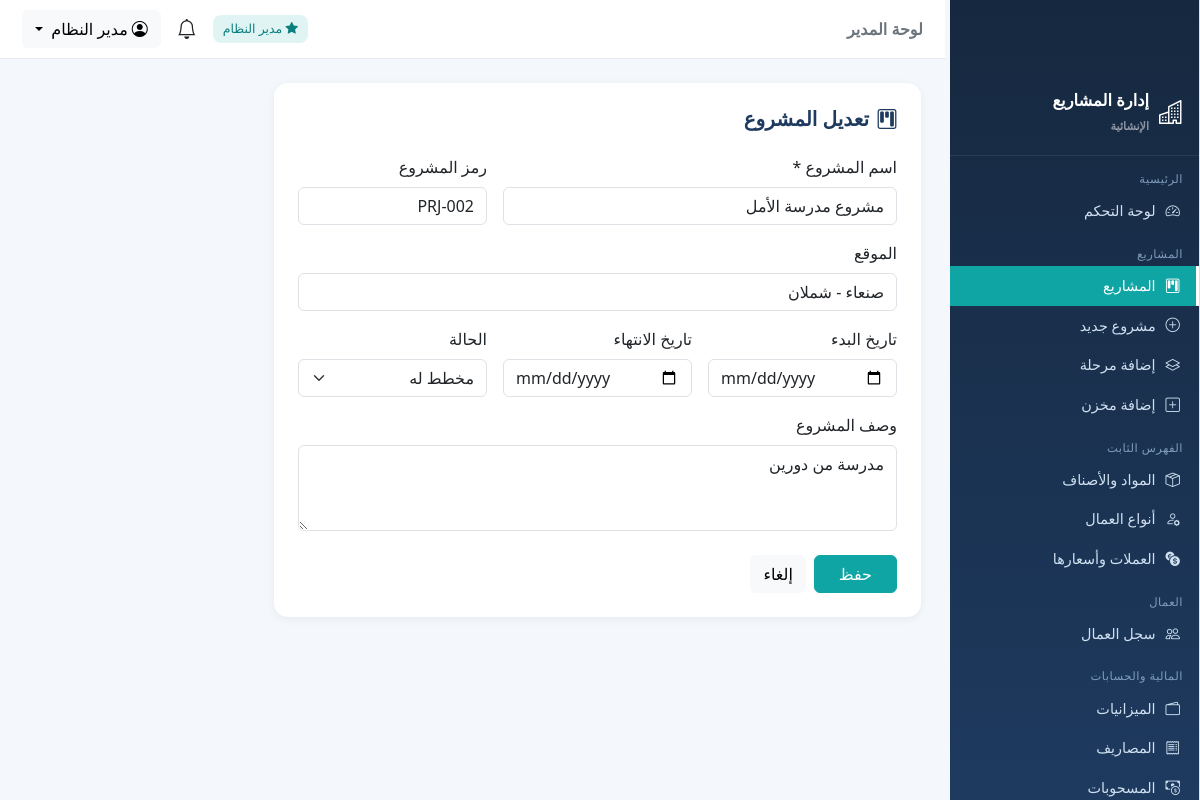
The page /projects/2/edit (signed in) on the database its author committed.
### tables this page shows
CREATE TABLE users (
  id INTEGER PRIMARY KEY AUTOINCREMENT,
  username VARCHAR(100) NOT NULL UNIQUE,
  password_hash VARCHAR(255) NOT NULL,
  full_name VARCHAR(200) NOT NULL,
  role TEXT NOT NULL DEFAULT 'supervisor',
  project_id INT DEFAULT NULL ,
  phone VARCHAR(50) DEFAULT NULL,
  is_active INTEGER DEFAULT 1,
  created_at TIMESTAMP DEFAULT CURRENT_TIMESTAMP,
  CONSTRAINT fk_user_project FOREIGN KEY (project_id) REFERENCES projects(id) ON DELETE SET NULL
);

CREATE TABLE projects (
  id INTEGER PRIMARY KEY AUTOINCREMENT,
  name VARCHAR(200) NOT NULL,
  code VARCHAR(50) DEFAULT NULL,
  location VARCHAR(200) DEFAULT NULL,
  start_date DATE DEFAULT NULL,
  end_date DATE DEFAULT NULL,
  status TEXT DEFAULT 'active',
  description TEXT,
  created_at TIMESTAMP DEFAULT CURRENT_TIMESTAMP
);

### projects.py (the view, shortened to what this page needs)
@projects_bp.route('/projects/<int:pid>/edit', methods=['GET', 'POST'])
@require_roles('admin')
def edit_project(pid):
    item = db_query("SELECT * FROM projects WHERE id=%s", (pid,), one=True)
    if not item:
        flash('المشروع غير موجود', 'warning')
        return redirect(url_for('projects.list_projects'))
    return render_template('projects/form.html', item=item, action=url_for('projects.edit_project', pid=pid))

### app.py (called while the page is built)
@app.context_processor
def inject_globals():
    u = g.get('current_user')
    unread = 0
    if u:
        unread = db.db_query("SELECT COUNT(*) AS c FROM notifications WHERE user_id=%s AND is_read=0",
                             (u['id'],), one=True)['c']
    return {
        'cur_user': u,
        'is_admin': is_admin(),
        'scope_pid': scope_project_id(),
        'unread_count': unread,
        'today': date.today(),
        'money': db.money,
        'cur_name': lambda cid: (db.cur_by_id(cid) or {}).get('name_ar', ''),
        'cur_code': lambda cid: (db.cur_by_id(cid) or {}).get('code', ''),
        'APP_NAME': 'نظام إدارة المشاريع الإنشائية',
    }

### auth.py (called while the page is built)
def current_user():
    uid = session.get('user_id')
    if not uid:
        return None
    return db_query("SELECT * FROM users WHERE id=%s", (uid,), one=True)

@auth_bp.before_app_request
def load_user():
    g.current_user = current_user()

def require_login(fn):
    @wraps(fn)
    def wrapper(*args, **kwargs):
        if not session.get('user_id'):
            return redirect(url_for('auth.login', next=request.path))
        return fn(*args, **kwargs)
    return wrapper

def require_roles(*roles):
    def deco(fn):
        @wraps(fn)
        @require_login
        def wrapper(*args, **kwargs):
            u = g.get('current_user')
            if not u or u['role'] not in roles:
                flash('ليست لديك صلاحية الوصول إلى هذه الصفحة', 'warning')
                return redirect(url_for('dashboard.index'))
            return fn(*args, **kwargs)
        return wrapper
    return deco

def is_admin():
    u = g.get('current_user')
    return bool(u and u['role'] == 'admin')

def scope_project_id():
    u = g.get('current_user')
    if not u or u['role'] == 'admin':
        return None
    return u['project_id']

### db.py (called while the page is built)
def _translate_sql(sql):
    out, i, n = [], 0, len(sql)
    in_str, quote = False, None
    while i < n:
        ch = sql[i]
        if in_str:
            out.append(ch)
            if ch == quote:
                in_str = False
            i += 1; continue
        if ch in ("'", '"'):
            in_str = True; quote = ch; out.append(ch); i += 1; continue
        if ch == '%' and i + 1 < n and sql[i + 1] == 's':
            out.append('?'); i += 2; continue
        out.append(ch); i += 1
    text = ''.join(out)
    text = re.sub(r"(\w+)\s*<=>\s*\?",
                  r"(\1 IS ? OR (\1 IS NULL AND ? IS NULL))",
                  text)
    return text

### templates/projects/form.html (shortened to what this page needs)
{% extends 'base.html' %}
{% block content %}
<div class="card p-4" style="max-width:760px">
  <h5 class="page-title mb-4"><i class="bi bi-kanban me-2"></i>{{ 'تعديل المشروع' if item else 'إضافة مشروع جديد' }}</h5>
  <form method="post" action="{{ action }}">
    <div class="row g-3">
      <div class="col-md-8"><label class="form-label">اسم المشروع *</label>
        <input class="form-control" name="name" required value="{{ item.name if item else '' }}"></div>
      <div class="col-md-4"><label class="form-label">رمز المشروع</label>
        <input class="form-control" name="code" value="{{ item.code if item else '' }}"></div>
      <div class="col-12"><label class="form-label">الموقع</label>
        <input class="form-control" name="location" value="{{ item.location if item else '' }}"></div>
      <div class="col-md-4"><label class="form-label">تاريخ البدء</label>
        <input type="date" class="form-control" name="start_date" value="{{ item.start_date if item else '' }}"></div>
      <div class="col-md-4"><label class="form-label">تاريخ الانتهاء</label>
        <input type="date" class="form-control" name="end_date" value="{{ item.end_date if item else '' }}"></div>
      <div class="col-md-4"><label class="form-label">الحالة</label>
        <select class="form-select" name="status">
          {% for v, lbl in [('planned','مخطط له'),('active','نشط'),('paused','متوقف'),('finished','منتهي')] %}
          <option value="{{ v }}" {{ 'selected' if item and item.status==v }}>{{ lbl }}</option>{% endfor %}
        </select></div>
      <div class="col-12"><label class="form-label">وصف المشروع</label>
        <textarea class="form-control" rows="3" name="description">{{ item.description if item else '' }}</textarea></div>
    </div>
    <div class="mt-4 d-flex gap-2">
      <button class="btn btn-primary px-4">حفظ</button>
      <a class="btn btn-light" href="{{ url_for('projects.list_projects') }}">إلغاء</a>
    </div>
  </form>
</div>
{% endblock %}

### templates/base.html (shortened to what this page needs)
{% set role = cur_user.role if cur_user else '' %}
<!doctype html>
<html lang="ar" dir="rtl">
<head>
  <link href="https://cdn.jsdelivr.net/npm/bootstrap@5.3.3/dist/css/bootstrap.rtl.min.css" rel="stylesheet">
  <link href="https://cdn.jsdelivr.net/npm/bootstrap-icons@1.11.3/font/bootstrap-icons.min.css" rel="stylesheet">
</head>
<body>
  {% if cur_user %}
  <div id="wrapper" class="d-flex">
    <aside class="sidebar" id="sidebar">
      <div class="brand"><i class="bi bi-buildings fs-4"></i><span>إدارة المشاريع<br><small class="text-white-50"
            style="font-size:.7rem">الإنشائية</small></span></div>
      <div class="nav-section">الرئيسية</div>
      <a class="nav-item {{ 'active' if request.endpoint=='dashboard.index' }}"
        href="{{ url_for('dashboard.index') }}"><i class="bi bi-speedometer2"></i> لوحة التحكم</a>
      <div class="nav-section">المشاريع</div>
      <a class="nav-item {{ 'active' if request.endpoint in ['projects.list_projects','projects.view_project','projects.add_project','projects.edit_project'] }}"
        href="{{ url_for('projects.list_projects') }}"><i class="bi bi-kanban"></i> المشاريع</a>
      {% if is_admin %}
      <a class="nav-item" href="{{ url_for('projects.add_project') }}"><i class="bi bi-plus-circle"></i> مشروع جديد</a>
      <a class="nav-item" href="{{ url_for('projects.add_phase') }}"><i class="bi bi-layers"></i> إضافة مرحلة</a>
      {% endif %}
      <a class="nav-item" href="{{ url_for('projects.add_warehouse') }}"><i class="bi bi-plus-square"></i> إضافة
        مخزن</a>
      <div class="nav-section">الفهرس الثابت</div>
      <a class="nav-item {{ 'active' if request.endpoint.startswith('catalog.list_materials') }}"
        href="{{ url_for('catalog.list_materials') }}"><i class="bi bi-box-seam"></i> المواد والأصناف</a>
      <a class="nav-item {{ 'active' if request.endpoint.startswith('catalog.list_worker_types') }}"
        href="{{ url_for('catalog.list_worker_types') }}"><i class="bi bi-person-gear"></i> أنواع العمال</a>
      {% if is_admin %}
      <a class="nav-item {{ 'active' if request.endpoint.startswith('catalog.list_currencies') }}"
        href="{{ url_for('catalog.list_currencies') }}"><i class="bi bi-currency-exchange"></i> العملات وأسعارها</a>
      {% endif %}
      <div class="nav-section">العمال</div>
      <a class="nav-item {{ 'active' if request.endpoint.startswith('workers.') }}"
        href="{{ url_for('workers.list_workers') }}"><i class="bi bi-people"></i> سجل العمال</a>
      <div class="nav-section">المالية والحسابات</div>
      <a class="nav-item {{ 'active' if request.endpoint.startswith('finance.list_budgets') }}"
        href="{{ url_for('finance.list_budgets') }}"><i class="bi bi-wallet2"></i> الميزانيات</a>
      <a class="nav-item {{ 'active' if request.endpoint.startswith('finance.list_expenses') }}"
        href="{{ url_for('finance.list_expenses') }}"><i class="bi bi-receipt"></i> المصاريف</a>
      <a class="nav-item {{ 'active' if request.endpoint.startswith('finance.list_withdrawals') }}"
        href="{{ url_for('finance.list_withdrawals') }}"><i class="bi bi-cash-coin"></i> المسحوبات</a>
    </aside>
    <div class="flex-grow-1 main-wrap">
      <nav class="topbar">
        <div>
          <span class="fw-bold text-secondary">{{ 'لوحة المدير' if is_admin else 'لوحة المشرف' }}</span>
        </div>
        <div class="d-flex align-items-center gap-3">
          {% if is_admin %}<span class="badge-soft"><i class="bi bi-star-fill"></i> مدير النظام</span>{% endif %}
          <a class="position-relative text-dark text-decoration-none"
            href="{{ url_for('notifications.list_notifications') }}" title="الإشعارات">
            <i class="bi bi-bell fs-5"></i>
          </a>
          <div class="dropdown">
            <button class="btn btn-light dropdown-toggle" data-bs-toggle="dropdown">
              <i class="bi bi-person-circle me-1"></i>{{ cur_user.full_name }}
            </button>
          </div>
        </div>
      </nav>
      <main class="container-fluid p-4">
        {% block content %}{% endblock %}
      </main>
    </div>
  </div>
  {% else %}
  {% block auth_content %}{% endblock %}
  {% endif %}
</body>
</html>

### templates/base.html (style rules this page uses)
.sidebar { position: fixed !important; top: 0 !important; left: 0 !important; bottom: 0 !important; width: 250px !important; height: 100vh !important; overflow-y: auto !important; background-color: #f8f9fa !important; border-right: 1px solid #dee2e6 !important; padding-top: 70px !important; z-index: 1000 !important; scrollbar-width: thin; scrollbar-color: #c1c1c1 transparent; }
main { margin-left: 250px !important; width: calc(100% - 250px) !important; max-width: calc(100% - 250px) !important; flex: 0 0 auto !important; padding-top: 20px !important; }
:root { --primary: #1e3a5f; --accent: #0ea5a4; --light: #f4f7fb; --sidebar-w: 255px; }
* { font-family: "Segoe UI", Tahoma, Arial, sans-serif; }
body { background: var(--light); }
#wrapper { min-height: 100vh; }
.sidebar { width: var(--sidebar-w); background: linear-gradient(180deg, #16283f, #1e3a5f); min-height: 100vh; position: fixed; right: 0; top: 0; z-index: 1040; color: #cfe0f0; transition: .25s; overflow-y: auto; }
.sidebar .brand { display: flex; align-items: center; gap: 10px; padding: 18px 16px; border-bottom: 1px solid rgba(255, 255, 255, .08); color: #fff; font-weight: 700; font-size: 1.02rem; }
.sidebar .nav-section { font-size: .72rem; color: #7f9cbd; padding: 14px 16px 4px; letter-spacing: .5px; }
.sidebar a.nav-item { display: flex; align-items: center; gap: 10px; padding: 9px 16px; color: #cfe0f0; text-decoration: none; font-size: .9rem; border-right: 3px solid transparent; }
.sidebar a.nav-item.active { background: var(--accent); color: #fff; border-right-color: #fff; }
.topbar { background: #fff; border-bottom: 1px solid #e5eaf0; padding: 10px 22px; display: flex; align-items: center; justify-content: space-between; position: sticky; top: 0; z-index: 1030; }
.main-wrap { margin-right: var(--sidebar-w); }
.card { border: 0; border-radius: 14px; box-shadow: 0 2px 10px rgba(20, 40, 80, .06); }
.badge-soft { background: rgba(14, 165, 164, .12); color: #0b7f7e; padding: 5px 10px; border-radius: 8px; font-size: .78rem; }
.page-title { font-weight: 700; color: var(--primary); }
.btn-primary { background: var(--accent); border-color: var(--accent); }

### rows shown on the page
users: full_name "مدير النظام"
projects: name "مشروع مدرسة الأمل", code "PRJ-002", location "صنعاء - شملان", description "مدرسة من دورين"

### other values the page prints
{{ 'لوحة المدير' if is_admin else 'لوحة المشرف' }} "لوحة المدير"
{{ 'تعديل المشروع' if item else 'إضافة مشروع جديد' }} "تعديل المشروع"
form field status "مخطط له"
